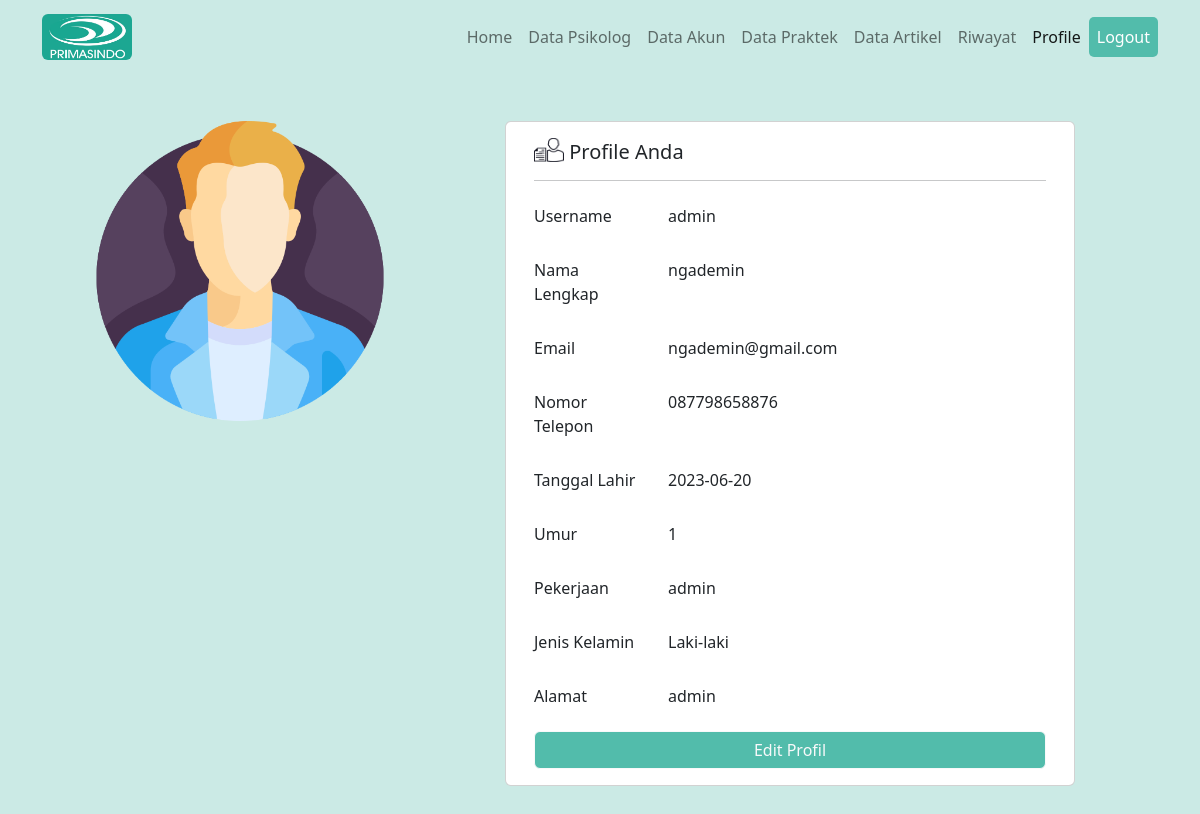
Screenshot of /akun/tampil_akun.php (signed in) with the database file from the repository.
### tables this page shows
CREATE TABLE `user` (
  `id_user` int(11) NOT NULL,
  `username` varchar(50) NOT NULL,
  `password` varchar(20) NOT NULL,
  `nama_lengkap` varchar(50) NOT NULL,
  `email` varchar(50) NOT NULL,
  `no_telp` varchar(20) NOT NULL,
  `tanggal_lahir` date NOT NULL,
  `umur` varchar(5) NOT NULL,
  `pekerjaan` varchar(30) NOT NULL,
  `jenis_kelamin` varchar(20) NOT NULL,
  `alamat` varchar(255) NOT NULL,
  `level` varchar(10) NOT NULL
);

### akun/tampil_akun.php (the view, shortened to what this page needs)
<?php
include '../koneksi.php';
$username = $_SESSION['username'];
$sql = "SELECT * FROM user WHERE username='$username'";
$query = mysqli_query($connect, $sql);
?>
<?php
if (mysqli_num_rows($query)) {
    $data = mysqli_fetch_array($query);
}
?>
<!DOCTYPE html>
<html lang="en">
<head>
    <link href="https://cdn.jsdelivr.net/npm/bootstrap@5.2.3/dist/css/bootstrap.min.css" rel="stylesheet">
    <link rel="stylesheet" href="https://cdn.jsdelivr.net/npm/bootstrap-icons@1.10.1/font/bootstrap-icons.css">
</head>
<body>
    <nav class="navbar navbar-expand-lg sticky-top" style="background-color: #CBEAE5;">
        <div class="container">
            <a href="" class="navbar-brand">
                <img src="../gambar/logo_page-0001.jpg" alt="" width="90" class="d-inline-block align-text-top rounded">
            </a>
            <div class="collapse navbar-collapse" id="navbarText">
                <ul class="navbar-nav">
                    <li class="nav-item">
                        <a class="nav-link" aria-current="page" href="../index.php">Home</a>
                    </li>
                    <?php
                    if ($_SESSION['level'] == "client") {
                    ?>
                        <li class="nav-item">
                            <a class="nav-link " href="../layanan/layanan.php">Layanan</a>
                        </li>
                        <li class="nav-item">
                            <a class="nav-link" href="../tentang/tentang.php">Tentang</a>
                        </li>
                        <li class="nav-item">
                            <a class="nav-link" href="../artikel/artikel.php">Artikel</a>
                        </li>
                        <li class="nav-item">
                            <a class="nav-link" href="../psikolog/daftar_psikolog.php">Psikolog</a>
                        </li>
                    <?php
                    } elseif ($_SESSION['level'] == "admin") {
                    ?>
                        <li class="nav-item">
                            <a class="nav-link" href="../dokter/dokter.php">Data Psikolog</a>
                        </li>
                        <li class="nav-item">
                            <a class="nav-link" href="../akun/data_akun.php">Data Akun</a>
                        </li>
                        <li class="nav-item">
                            <a class="nav-link" href="../praktek/jadwal_praktek.php">Data Praktek</a>
                        </li>
                        <li class="nav-item">
                            <a class="nav-link" href="../artikel/data_artikel.php">Data Artikel</a>
                        </li>
                    <?php
                    } elseif ($_SESSION['level'] == "psikolog") {
                    ?>
                        <li class="nav-item">
                            <a class="nav-link" href="../artikel/data_artikel.php">Data Artikel</a>
                        </li>
                    <?php
                    }
                    ?>
                    <li class="nav-item">
                        <a class="nav-link" aria-current="page" href="../konsultasi/riwayat_konsultasi.php">Riwayat</a>
                    </li>
                    <li class="nav-item">
                        <a class="nav-link active" href="#">Profile</a>
                    </li>
                    <li class="nav-item">
                        <a class="nav-link" id="btn-logout" data-bs-toggle="modal" data-bs-target="#exampleModal">Logout</a>
                    </li>
                </ul>
            </div>
        </div>
    </nav>
    <div class="container">
        <div class="row">
            <div class="col-5">
                <img class="mt-5 ms-5" src="../gambar/profile.png" width="300px" alt="">
            </div>
            <div class="col-6">
                <div class="row text-dark mt-4">
                    <div class="card">
                        <div class="card-body">
                            <h5 class="card-title"><img src="../gambar/profil-icon.png" alt="Logo-Profil" width="30" height="24" class="d-inline-block align-text-top"> Profile Anda</h5>
                            <hr>
                            <form action="" method="POST">
                                <div class="mb-3 row">
                                    <label for="username" class="col-sm-3 col-form-label">Username</label>
                                    <div class="col-sm-9">
                                        <input type="text" readonly class="form-control-plaintext" id="username" value="<?= $data['username'] ?>">
                                    </div>
                                </div>
                                <div class="mb-3 row">
                                    <label for="nama_lengkap" class="col-sm-3 col-form-label">Nama Lengkap</label>
                                    <div class="col-sm-9">
                                        <input type="text" readonly class="form-control-plaintext" id="nama_lengkap" value="<?= $data['nama_lengkap'] ?>">
                                    </div>
                                </div>
                                <div class="mb-3 row">
                                    <label for="email" class="col-sm-3 col-form-label">Email</label>
                                    <div class="col-sm-9">
                                        <input type="email" readonly class="form-control-plaintext" id="email" value="<?= $data['email'] ?>">
                                    </div>
                                </div>
                                <div class="mb-3 row">
                                    <label for="no_telp" class="col-sm-3 col-form-label">Nomor Telepon</label>
                                    <div class="col-sm-9">
                                        <input type="text" readonly class="form-control-plaintext" id="no_telp" value="<?= $data['no_telp'] ?>">
                                    </div>
                                </div>
                                <div class="mb-3 row">
                                    <label for="tanggal_lahir" class="col-sm-3 col-form-label">Tanggal Lahir</label>
                                    <div class="col-sm-9">
                                        <input type="text" readonly class="form-control-plaintext" id="tanggal_lahir" value="<?= $data['tanggal_lahir'] ?>">
                                    </div>
                                </div>
                                <div class="mb-3 row">
                                    <label for="umur" class="col-sm-3 col-form-label">Umur</label>
                                    <div class="col-sm-9">
                                        <input type="text" readonly class="form-control-plaintext" id="umur" value="<?= $data['umur'] ?>">
                                    </div>
                                </div>
                                <div class="mb-3 row">
                                    <label for="pekerjaan" class="col-sm-3 col-form-label">Pekerjaan</label>
                                    <div class="col-sm-9">
                                        <input type="text" readonly class="form-control-plaintext" id="pekerjaan" value="<?= $data['pekerjaan'] ?>">
                                    </div>
                                </div>
                                <div class="mb-3 row">
                                    <label for="jenis_kelamin" class="col-sm-3 col-form-label">Jenis Kelamin</label>
                                    <div class="col-sm-9">
                                        <input type="text" readonly class="form-control-plaintext" id="jenis_kelamin" value="<?= $data['jenis_kelamin'] ?>">
                                    </div>
                                </div>
                                <div class="mb-3 row">
                                    <label for="alamat" class="col-sm-3 col-form-label">Alamat</label>
                                    <div class="col-sm-9">
                                        <input type="text" readonly class="form-control-plaintext" id="alamat" value="<?= $data['alamat'] ?>">
                                    </div>
                                </div>
                            </form>
                            <a href="" data-toggle="modal" data-target="#myModal" class="btn btn-light d-block text-light" style="background-color: #52BCAB;">Edit Profil</a>
                        </div>
                    </div>
                </div>
            </div>
        </div>
    </div>
</body>
</html>

### akun/tampil_akun.php (style rules this page uses)
body { padding-bottom: 3rem; background-color: #CBEAE5; }
#btn-logout { background: #52BCAB; border-radius: 5px; color: white; }
.container { background-color: #CBEAE5; }
.nav-item { color: #000000; }

### rows the page displays
user: username "admin", nama_lengkap "ngademin", email "ngademin@gmail.com", no_telp "087798658876", tanggal_lahir "2023-06-20", umur "1", pekerjaan "admin", jenis_kelamin "Laki-laki", alamat "admin"
